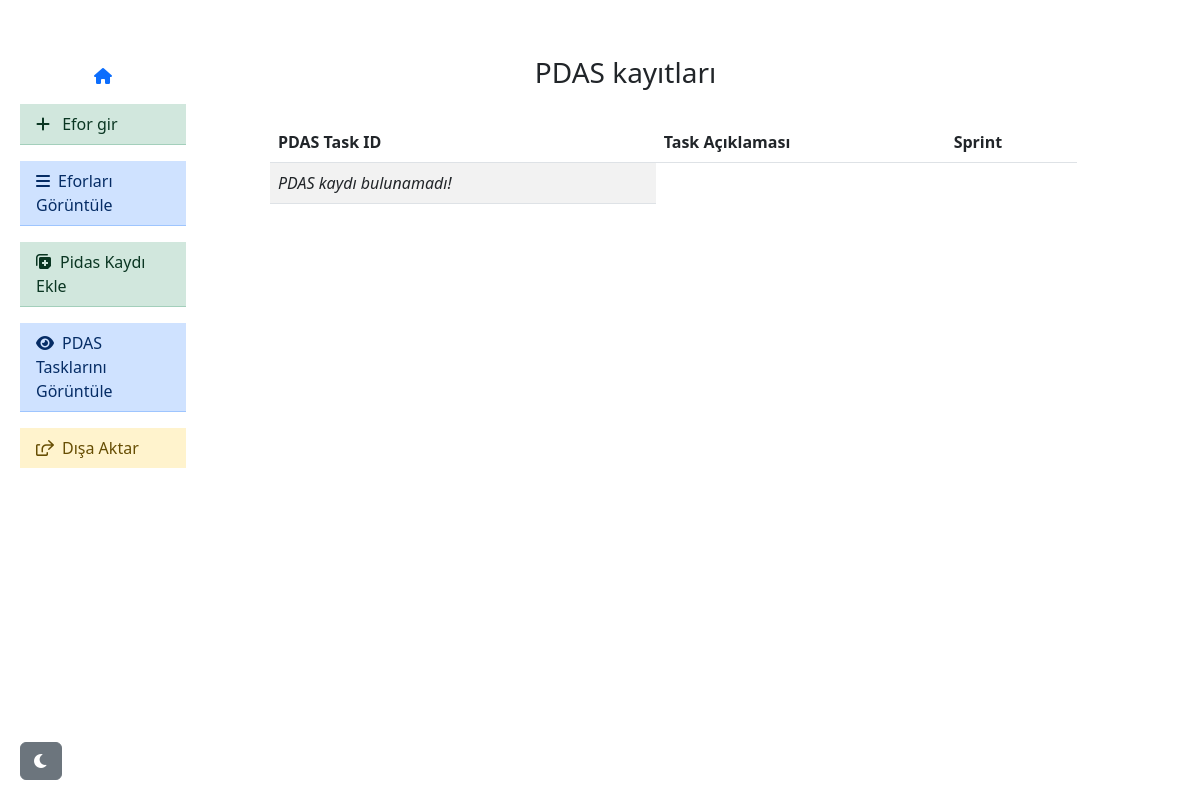
The page /show_pdas_items on the database as committed earlier.
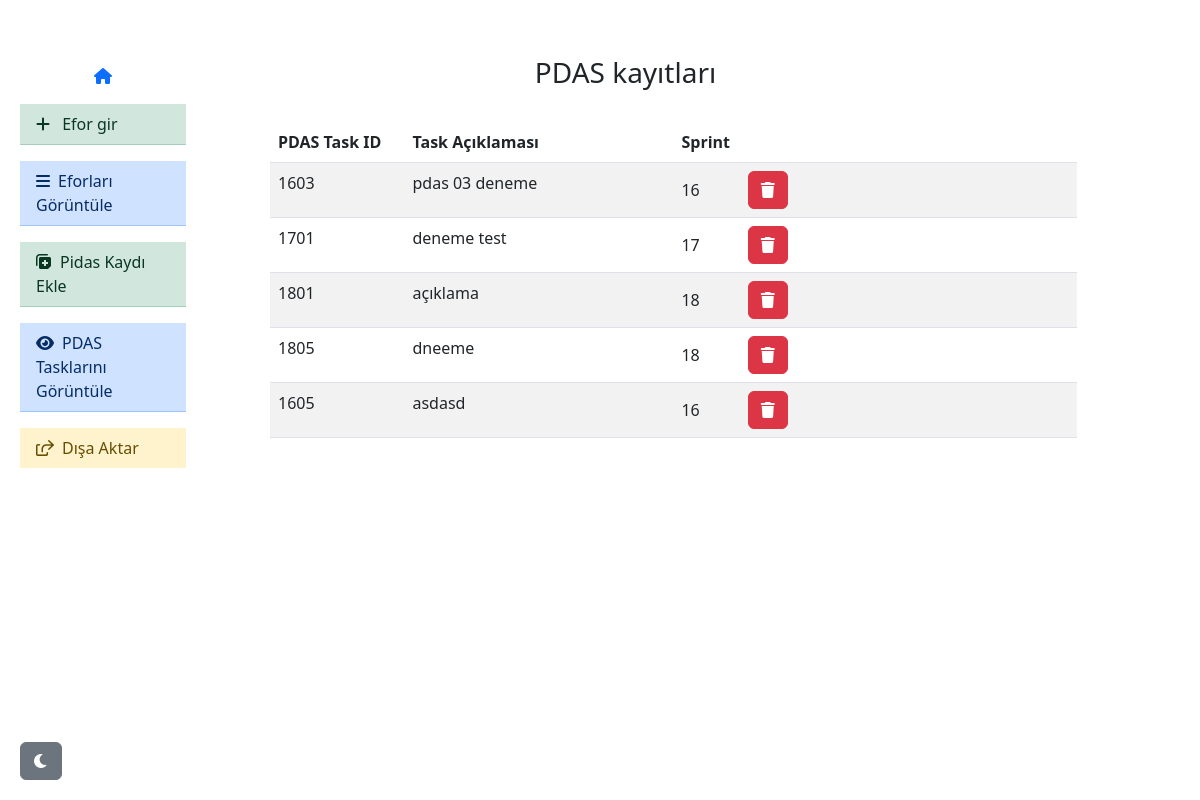
The same page on the database as committed later.
### tables this page shows
CREATE TABLE pdas (
                    id INTEGER PRIMARY KEY AUTOINCREMENT,
                    pdas_task_id TEXT,
                    pdas_task_aciklama TEXT,
                    bagli_sprint TEXT
                );

### app.py (the view)
@app.route('/show_pdas_items')
def show_pdas_items():
    conn = sqlite3.connect('daily_log.db')
    c = conn.cursor()
    c.execute('SELECT * FROM pdas')
    pdas_logs = c.fetchall()
    conn.close()
    return render_template('show_pdas.html', logs=pdas_logs)

### templates/show_pdas.html (shortened to what this page needs)
{% extends 'base.html' %}
{% block content %}
<div class="container d-flex justify-content-center mt-2 mb-3">
    <h3>PDAS kayıtları</h3>
</div>
<div class="container d-flex ms-5 mt-4">
    {% if not logs  %}
    <table class="table table-striped">
        <thead>
            <tr class="satir">
                <th scope="col-2">PDAS Task ID</th>
                <th scope="col-4">Task Açıklaması</th>
                <th scope="col">Sprint</th>
            </tr>
        </thead>
        <tbody>
            <tr class="satir">
                <td class="col fs4 fst-italic">PDAS kaydı bulunamadı!</td>
            </tr>
        </tbody>
    </table>
    {% else %}
    <table class="table table-striped">
        <thead>
            <tr class="satir">
                <th scope="col-2">PDAS Task ID</th>
                <th scope="col-4">Task Açıklaması</th>
                <th scope="col">Sprint</th>
            </tr>
        </thead>
    <tbody>
        {% for log in logs %}
        <tr class="satir">
            <td class="col-2">{{ log[1] }}</td>
            <td class="col-4">{{ log[2] }}</td>
            <td class="col d-flex align-items-center">{{ log[3] }}
                <button type="button" class="btn btn-danger btn-xs delete-btn ms-5" data-task-id="{{ log[1] }}">
                    <i class="fa-solid fa-trash"></i>
                </button>
            </td>
        </tr>
        {% endfor %}
    </tbody>
</table>
    {% endif %}
</div>
{% endblock %}

Rows that differ between the two databases and show on the page:
added pdas: pdas_task "1603", pdas_task_aciklama "pdas 03 deneme", bagli_sprint "16"
added pdas: pdas_task "1701", pdas_task_aciklama "deneme test", bagli_sprint "17"
added pdas: pdas_task "1801", pdas_task_aciklama "açıklama", bagli_sprint "18"
added pdas: pdas_task "1805", pdas_task_aciklama "dneeme", bagli_sprint "18"
added pdas: pdas_task "1605", pdas_task_aciklama "asdasd", bagli_sprint "16"
Other text that changed with them:
text no longer shown: "PDAS kaydı bulunamadı!"
